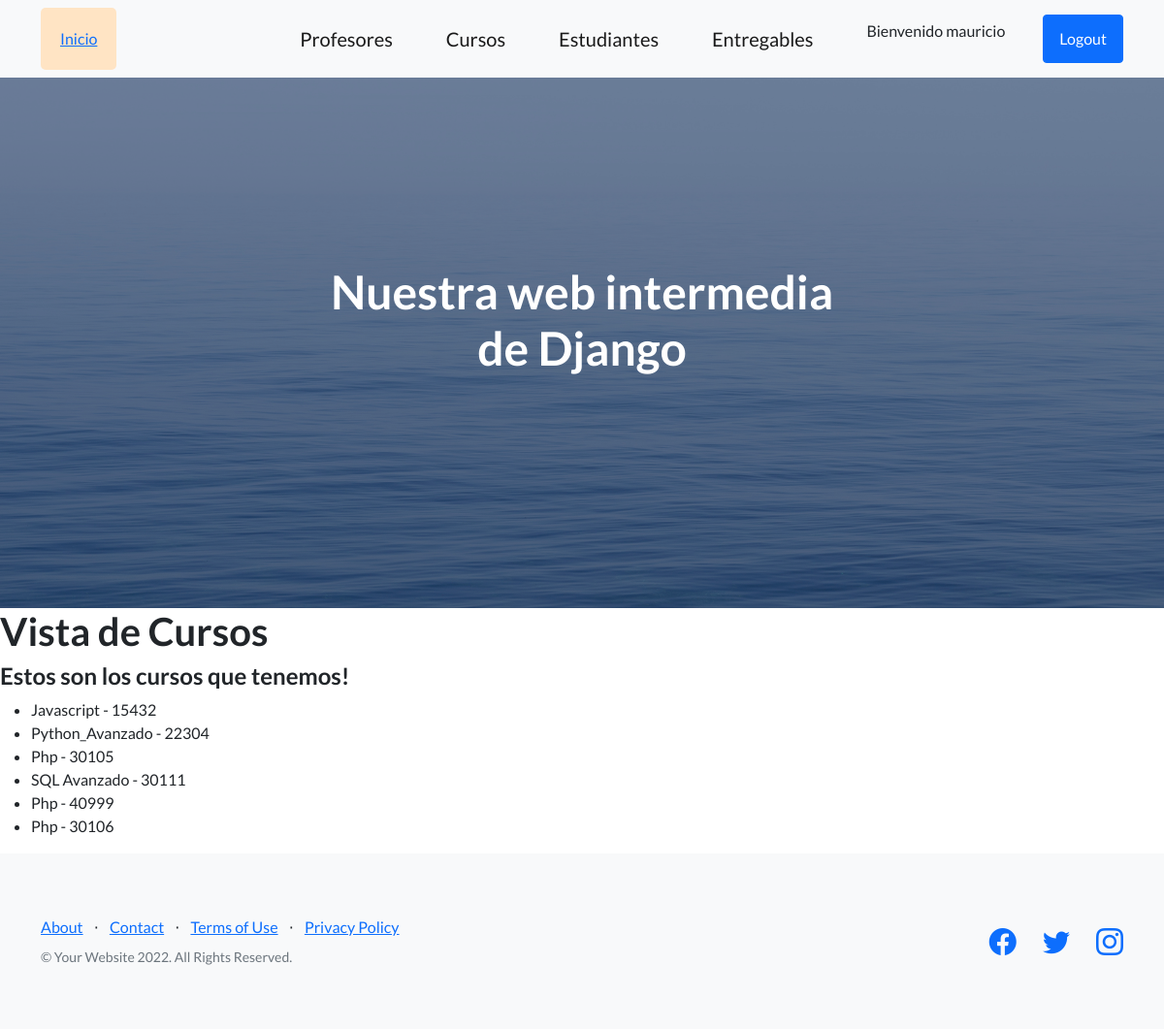
Page /app-coder/cursos/ (signed in) on the committed database.
### AppCoder/models.py (models this page shows, shortened)
class Curso(models.Model):
    nombre = models.CharField(max_length=50)
    camada = models.IntegerField()

### AppCoder/views.py (the view)
# urls.py: path('cursos/', cursos, name="Cursos"),
@login_required
def cursos(request):
    lista = Curso.objects.all()
    return render(request, "cursos.html", {"lista_cursos": lista})

### AppCoder/templates/cursos.html
{% extends 'padre.html' %}
{% load static %}
{% block contenidoQueCambia %}
<h1>Vista de Cursos</h1>
<h4>Estos son los cursos que tenemos!</h4>
<ul>
    {% for curso in lista_cursos %}
        <li>{{curso.nombre}} - {{curso.camada}}</li>
    {% endfor %}
</ul>
{% endblock contenidoQueCambia %}

### AppCoder/templates/padre.html (shortened to what this page needs)
<!DOCTYPE html>
<html lang="en">
    <head>
        {% load static %}
        <link href="https://cdn.jsdelivr.net/npm/bootstrap-icons@1.5.0/font/bootstrap-icons.css" rel="stylesheet" type="text/css" />
        <link href="{% static 'css/styles.css' %}" rel="stylesheet" />
        <link href="{% static 'css/mis_estilos.css' %}" rel="stylesheet" />
    </head>
    <body>
        <nav id="asdas" class="navbar navbar-light bg-light static-top">
            <div class="container">
                <a class="navbar-brand1" href="#!">Inicio</a>
                <a class="navbar-brand" href="{% url 'Profesores' %}">Profesores</a>
                <a class="navbar-brand" href="{% url 'Cursos' %}">Cursos</a>
                <a class="navbar-brand" href="{% url 'Estudiantes' %}">Estudiantes</a>
                <a class="navbar-brand" href="{% url 'Entregables' %}">Entregables</a>
                {% if user.is_authenticated %}
                    <p>Bienvenido {{user.username}}</p>
                    <a class="btn btn-primary" href="{% url 'Logout' %}">Logout</a>
                {% else %}
                    <a class="btn btn-primary" href="{% url 'Login' %}">Login</a>
                {% endif %}
            </div>
        </nav>
        <header class="masthead">
            <div class="container position-relative">
                <div class="row justify-content-center">
                    <div class="col-xl-6">
                        <div class="text-center text-white">
                            <h1 class="mb-5">Nuestra web intermedia de Django</h1>
                        </div>
                    </div>
                </div>
            </div>
        </header>
        {% block contenidoQueCambia %}
        {% endblock contenidoQueCambia %}
        <footer class="footer bg-light">
            <div class="container">
                <div class="row">
                    <div class="col-lg-6 h-100 text-center text-lg-start my-auto">
                        <ul class="list-inline mb-2">
                            <li class="list-inline-item"><a href="#!">About</a></li>
                            <li class="list-inline-item">⋅</li>
                            <li class="list-inline-item"><a href="#!">Contact</a></li>
                            <li class="list-inline-item">⋅</li>
                            <li class="list-inline-item"><a href="#!">Terms of Use</a></li>
                            <li class="list-inline-item">⋅</li>
                            <li class="list-inline-item"><a href="#!">Privacy Policy</a></li>
                        </ul>
                        <p class="text-muted small mb-4 mb-lg-0">&copy; Your Website 2022. All Rights Reserved.</p>
                    </div>
                    <div class="col-lg-6 h-100 text-center text-lg-end my-auto">
                        <ul class="list-inline mb-0">
                            <li class="list-inline-item me-4">
                                <a href="#!"><i class="bi-facebook fs-3"></i></a>
                            </li>
                            <li class="list-inline-item me-4">
                                <a href="#!"><i class="bi-twitter fs-3"></i></a>
                            </li>
                            <li class="list-inline-item">
                                <a href="#!"><i class="bi-instagram fs-3"></i></a>
                            </li>
                        </ul>
                    </div>
                </div>
            </div>
        </footer>
    </body>
</html>

### AppCoder/static/css/mis_estilos.css (style rules this page uses)
.navbar-brand1 { margin-right: 150px; background-color: bisque; padding: 20px; border-radius: 5px; }

### rows in the picture
Curso: nombre "Javascript", camada "15432"
Curso: nombre "Python_Avanzado", camada "22304"
Curso: nombre "Php", camada "30105"
Curso: nombre "SQL Avanzado", camada "30111"
Curso: nombre "Php", camada "40999"
Curso: nombre "Php", camada "30106"

### other values in the picture
{{ user.username }} "mauricio"
